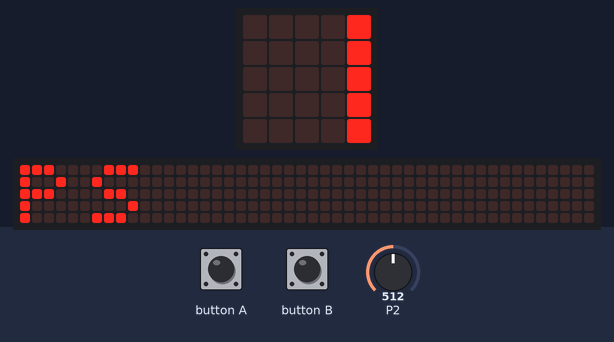
Simulated run of this program. Board: BBC micro:bit (MakeCode). Shown: the board's 5×5 LED display, a strip that is not on the board, showing the scrolling text unrolled. The inputs (shaded band) are chosen by the test bench; at power-on: P2 = 512 (analog values on the 0–1023 scale). The 48×5 strip is a reading aid, not a part: it shows the text the display is scrolling, unrolled, one strip-width of it at a time.

Above: at 0.2 s.
At 2.3 s:
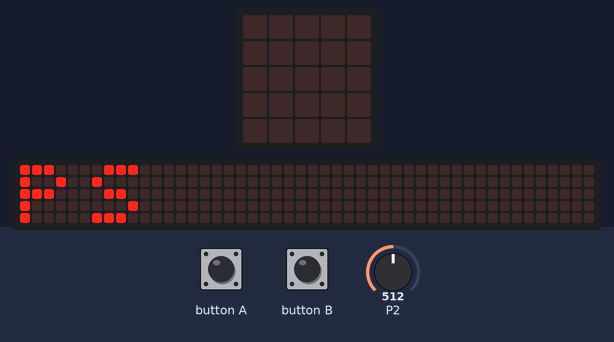
4.0 s: button A pressed for 0.15 s
At 4.8 s:
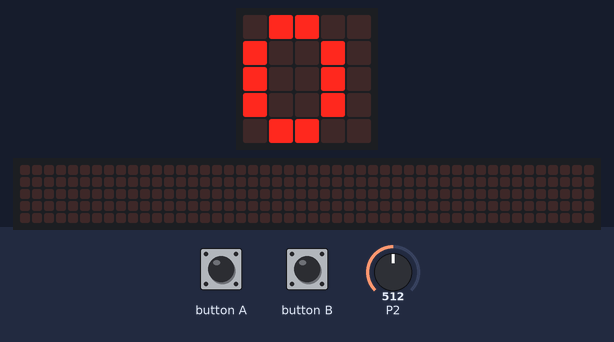
Timing chart, 0 to 7.0 s (numbered marks = the images above; inputs shaded):
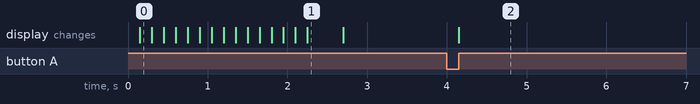

The program:

main.ts
```typescript
input.onButtonPressed(Button.A, function () {
    basic.showNumber(heartbeatformin)
})
input.onButtonPressed(Button.B, function () {
    heartbeatformin = 0
    while (count) {
        if (b - a > 20 && b - d > 20) {
            heartbeatformin += 1
        }
    }
    basic.showNumber(heartbeatformin)
})
let c = 0
let RawPulseSensorSignal = 0
let d = 0
let a = 0
let b = 0
let count = 0
let heartbeatformin = 0
basic.showString("PS")
let list = [0, 0, 0, 0]
basic.forever(function () {
    RawPulseSensorSignal = pins.analogReadPin(AnalogPin.P2)
    list.push(RawPulseSensorSignal)
    list.shift()
    a = list[0]
    b = list[1]
    c = list[2]
    d = list[3]
    basic.pause(100)
})
basic.forever(function () {
    if (input.buttonIsPressed(Button.B)) {
        count = 1
        basic.pause(15000)
    }
    count = 0
})
```

test.ts
```typescript
// 在這裡測試；當此封包作為擴充功能時，將不會編譯此內容。
```

Measured:
- after the input at 4.0 s, the display: changes after 0.15 s (image 2)
- what the display in image 1 shows lasts 0.4 s, from 2.3 s to 2.7 s
